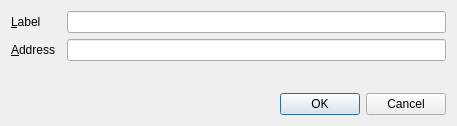
<?xml version="1.0" encoding="UTF-8"?>
<ui version="4.0">
 <class>EditAddressDialog</class>
 <widget class="QDialog" name="EditAddressDialog">
  <property name="geometry">
   <rect>
    <width>457</width>
    <height>126</height>
   </rect>
  </property>
  <property name="minimumSize">
   <size>
    <width>400</width>
    <height>100</height>
   </size>
  </property>
  <property name="windowTitle">
   <string>Edit Address</string>
  </property>
  <layout class="QVBoxLayout" name="verticalLayout">
   <item>
    <layout class="QFormLayout" name="formLayout">
     <property name="fieldGrowthPolicy">
      <enum>QFormLayout::AllNonFixedFieldsGrow</enum>
     </property>
     <item row="0" column="0">
      <widget class="QLabel" name="label">
       <property name="minimumSize">
        <size>
         <width>50</width>
         <height>20</height>
        </size>
       </property>
       <property name="text">
        <string>&amp;Label</string>
       </property>
       <property name="buddy">
        <cstring>labelEdit</cstring>
       </property>
      </widget>
     </item>
     <item row="0" column="1">
      <widget class="QLineEdit" name="labelEdit">
       <property name="minimumSize">
        <size>
         <width>100</width>
         <height>20</height>
        </size>
       </property>
       <property name="toolTip">
        <string>The label associated with this address list entry</string>
       </property>
      </widget>
     </item>
     <item row="1" column="0">
      <widget class="QLabel" name="label_2">
       <property name="minimumSize">
        <size>
         <width>50</width>
         <height>20</height>
        </size>
       </property>
       <property name="text">
        <string>&amp;Address</string>
       </property>
       <property name="buddy">
        <cstring>addressEdit</cstring>
       </property>
      </widget>
     </item>
     <item row="1" column="1">
      <widget class="QValidatedLineEdit" name="addressEdit">
       <property name="minimumSize">
        <size>
         <width>100</width>
         <height>20</height>
        </size>
       </property>
       <property name="toolTip">
        <string>The address associated with this address list entry. This can only be modified for sending addresses.</string>
       </property>
      </widget>
     </item>
    </layout>
   </item>
   <item>
    <widget class="QDialogButtonBox" name="buttonBox">
     <property name="minimumSize">
      <size>
       <width>200</width>
       <height>20</height>
      </size>
     </property>
     <property name="orientation">
      <enum>Qt::Horizontal</enum>
     </property>
     <property name="standardButtons">
      <set>QDialogButtonBox::Cancel|QDialogButtonBox::Ok</set>
     </property>
    </widget>
   </item>
  </layout>
 </widget>
 <customwidgets>
  <customwidget>
   <class>QValidatedLineEdit</class>
   <extends>QLineEdit</extends>
   <header>qvalidatedlineedit.h</header>
  </customwidget>
 </customwidgets>
 <resources/>
 <connections>
  <connection>
   <sender>buttonBox</sender>
   <signal>accepted()</signal>
   <receiver>EditAddressDialog</receiver>
   <slot>accept()</slot>
   <hints>
    <hint type="sourcelabel">
     <x>20</x>
     <y>20</y>
    </hint>
    <hint type="destinationlabel">
     <x>20</x>
     <y>20</y>
    </hint>
   </hints>
  </connection>
  <connection>
   <sender>buttonBox</sender>
   <signal>rejected()</signal>
   <receiver>EditAddressDialog</receiver>
   <slot>reject()</slot>
   <hints>
    <hint type="sourcelabel">
     <x>20</x>
     <y>20</y>
    </hint>
    <hint type="destinationlabel">
     <x>20</x>
     <y>20</y>
    </hint>
   </hints>
  </connection>
 </connections>
</ui>
